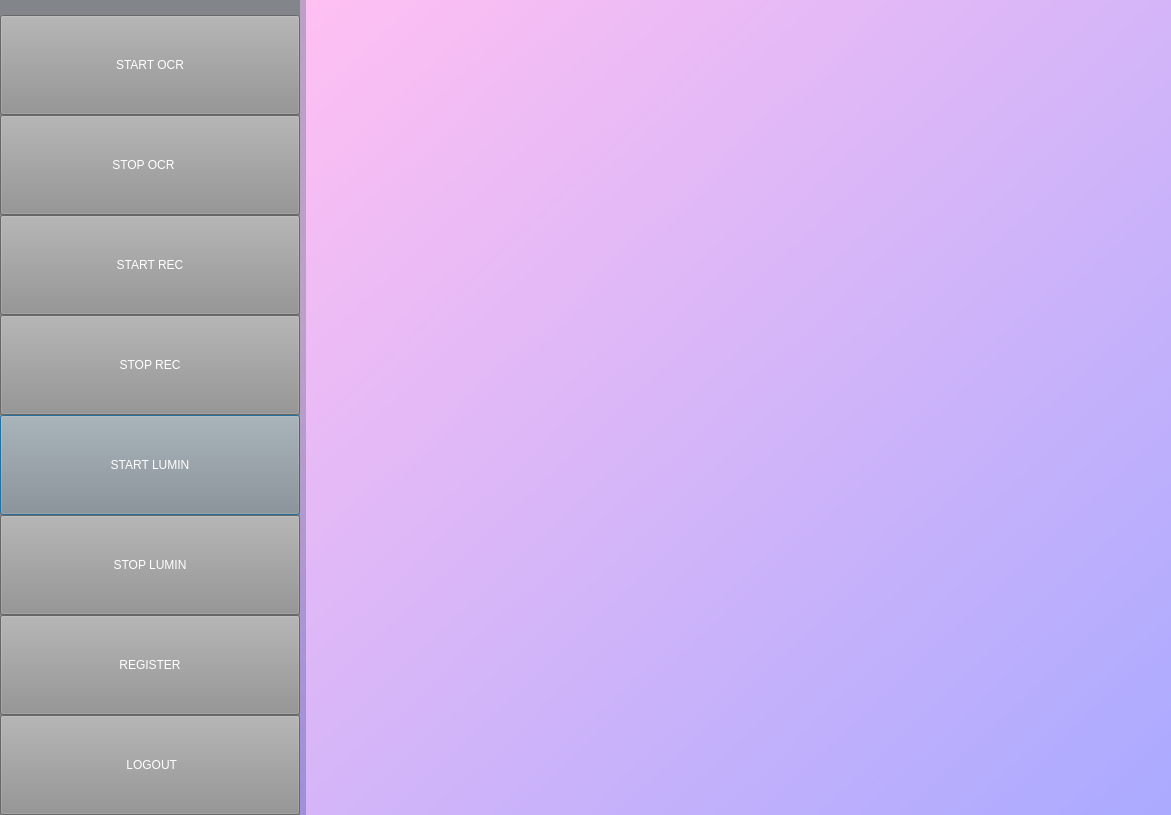
<?xml version="1.0" encoding="UTF-8"?>
<ui version="4.0">
 <class>dashboardDialog</class>
 <widget class="QDialog" name="dashboardDialog">
  <property name="geometry">
   <rect>
    <x>0</x>
    <y>0</y>
    <width>1171</width>
    <height>815</height>
   </rect>
  </property>
  <property name="sizePolicy">
   <sizepolicy hsizetype="Expanding" vsizetype="Expanding">
    <horstretch>0</horstretch>
    <verstretch>0</verstretch>
   </sizepolicy>
  </property>
  <property name="minimumSize">
   <size>
    <width>300</width>
    <height>750</height>
   </size>
  </property>
  <property name="windowTitle">
   <string>Dialog</string>
  </property>
  <property name="styleSheet">
   <string notr="true"/>
  </property>
  <layout class="QVBoxLayout" name="verticalLayout">
   <property name="leftMargin">
    <number>0</number>
   </property>
   <property name="topMargin">
    <number>0</number>
   </property>
   <property name="rightMargin">
    <number>0</number>
   </property>
   <property name="bottomMargin">
    <number>0</number>
   </property>
   <item>
    <widget class="QWidget" name="dashwidget" native="true">
     <property name="enabled">
      <bool>true</bool>
     </property>
     <property name="sizePolicy">
      <sizepolicy hsizetype="Expanding" vsizetype="Expanding">
       <horstretch>0</horstretch>
       <verstretch>0</verstretch>
      </sizepolicy>
     </property>
     <property name="styleSheet">
      <string notr="true">QWidget#dashwidget{
	background-color: qlineargradient(spread:pad, x1:0, y1:0, x2:1, y2:1, stop:0.323383 rgba(190, 159, 200, 255), stop:1 rgba(124, 122, 246, 255))
}</string>
     </property>
     <layout class="QHBoxLayout" name="horizontalLayout">
      <property name="leftMargin">
       <number>0</number>
      </property>
      <property name="topMargin">
       <number>0</number>
      </property>
      <property name="rightMargin">
       <number>0</number>
      </property>
      <property name="bottomMargin">
       <number>0</number>
      </property>
      <item>
       <widget class="QWidget" name="widget" native="true">
        <property name="minimumSize">
         <size>
          <width>300</width>
          <height>750</height>
         </size>
        </property>
        <property name="styleSheet">
         <string notr="true">background-color: rgb(130, 134, 139);</string>
        </property>
        <layout class="QVBoxLayout" name="verticalLayout_2">
         <property name="spacing">
          <number>0</number>
         </property>
         <property name="leftMargin">
          <number>0</number>
         </property>
         <property name="topMargin">
          <number>0</number>
         </property>
         <property name="rightMargin">
          <number>0</number>
         </property>
         <property name="bottomMargin">
          <number>0</number>
         </property>
         <item>
          <layout class="QVBoxLayout" name="verticalLayout_6">
           <item>
            <spacer name="verticalSpacer">
             <property name="orientation">
              <enum>Qt::Vertical</enum>
             </property>
             <property name="sizeHint" stdset="0">
              <size>
               <width>20</width>
               <height>40</height>
              </size>
             </property>
            </spacer>
           </item>
          </layout>
         </item>
         <item>
          <widget class="QPushButton" name="ocr_1">
           <property name="minimumSize">
            <size>
             <width>300</width>
             <height>100</height>
            </size>
           </property>
           <property name="styleSheet">
            <string notr="true">font: 18pt &quot;Calibri&quot;;
color:rgb(255, 255, 255);
background-color:rgb(144, 144, 144);</string>
           </property>
           <property name="text">
            <string>START OCR</string>
           </property>
          </widget>
         </item>
         <item>
          <widget class="QPushButton" name="ocr_2">
           <property name="minimumSize">
            <size>
             <width>300</width>
             <height>100</height>
            </size>
           </property>
           <property name="styleSheet">
            <string notr="true">font: 18pt &quot;Calibri&quot;;
color:rgb(255, 255, 255);
background-color:rgb(144, 144, 144);</string>
           </property>
           <property name="text">
            <string>STOP OCR    </string>
           </property>
          </widget>
         </item>
         <item>
          <widget class="QPushButton" name="rec1">
           <property name="minimumSize">
            <size>
             <width>300</width>
             <height>100</height>
            </size>
           </property>
           <property name="styleSheet">
            <string notr="true">font: 18pt &quot;Calibri&quot;;
color:rgb(255, 255, 255);
background-color:rgb(144, 144, 144);</string>
           </property>
           <property name="text">
            <string>START REC</string>
           </property>
          </widget>
         </item>
         <item>
          <widget class="QPushButton" name="rec2">
           <property name="minimumSize">
            <size>
             <width>300</width>
             <height>100</height>
            </size>
           </property>
           <property name="styleSheet">
            <string notr="true">font: 18pt &quot;Calibri&quot;;
color:rgb(255, 255, 255);
background-color:rgb(144, 144, 144);</string>
           </property>
           <property name="text">
            <string>STOP REC</string>
           </property>
          </widget>
         </item>
         <item>
          <widget class="QPushButton" name="new1">
           <property name="minimumSize">
            <size>
             <width>125</width>
             <height>100</height>
            </size>
           </property>
           <property name="cursor">
            <cursorShape>ArrowCursor</cursorShape>
           </property>
           <property name="acceptDrops">
            <bool>true</bool>
           </property>
           <property name="styleSheet">
            <string notr="true">font: 18pt &quot;Calibri&quot;;
color:rgb(255, 255, 255);
background-color:rgb(144, 144, 144);</string>
           </property>
           <property name="text">
            <string>START LUMIN</string>
           </property>
           <property name="autoRepeat">
            <bool>false</bool>
           </property>
           <property name="default">
            <bool>true</bool>
           </property>
          </widget>
         </item>
         <item>
          <widget class="QPushButton" name="new2">
           <property name="minimumSize">
            <size>
             <width>300</width>
             <height>100</height>
            </size>
           </property>
           <property name="styleSheet">
            <string notr="true">font: 18pt &quot;Calibri&quot;;
color:rgb(255, 255, 255);
background-color:rgb(144, 144, 144);</string>
           </property>
           <property name="text">
            <string>STOP LUMIN</string>
           </property>
          </widget>
         </item>
         <item>
          <widget class="QPushButton" name="register2">
           <property name="minimumSize">
            <size>
             <width>300</width>
             <height>100</height>
            </size>
           </property>
           <property name="styleSheet">
            <string notr="true">font: 18pt &quot;Calibri&quot;;
color:rgb(255, 255, 255);
background-color:rgb(144, 144, 144);</string>
           </property>
           <property name="text">
            <string>REGISTER</string>
           </property>
          </widget>
         </item>
         <item>
          <widget class="QPushButton" name="logout">
           <property name="minimumSize">
            <size>
             <width>300</width>
             <height>100</height>
            </size>
           </property>
           <property name="styleSheet">
            <string notr="true">font: 18pt &quot;Calibri&quot;;
color:rgb(255, 255, 255);
background-color:rgb(144, 144, 144);</string>
           </property>
           <property name="text">
            <string> LOGOUT</string>
           </property>
           <property name="icon">
            <iconset>
             <normaloff>logout icon.png</normaloff>logout icon.png</iconset>
           </property>
           <property name="iconSize">
            <size>
             <width>30</width>
             <height>30</height>
            </size>
           </property>
          </widget>
         </item>
        </layout>
       </widget>
      </item>
      <item>
       <widget class="QWidget" name="hello" native="true">
        <property name="styleSheet">
         <string notr="true">QWidget#hello{
background-color:qlineargradient(spread:pad, x1:0, y1:0, x2:1, y2:1, stop:0 rgba(255, 192, 242, 255), stop:1 rgba(170, 170, 255, 255));}</string>
        </property>
        <layout class="QVBoxLayout" name="verticalLayout_3">
         <item>
          <layout class="QVBoxLayout" name="verticalLayout_5">
           <item>
            <widget class="QLabel" name="name">
             <property name="styleSheet">
              <string notr="true">color:rgb(0, 0, 0);
font: 16pt &quot;Myanmar Text&quot;;</string>
             </property>
             <property name="text">
              <string/>
             </property>
            </widget>
           </item>
           <item>
            <spacer name="horizontalSpacer">
             <property name="orientation">
              <enum>Qt::Horizontal</enum>
             </property>
             <property name="sizeHint" stdset="0">
              <size>
               <width>40</width>
               <height>20</height>
              </size>
             </property>
            </spacer>
           </item>
           <item>
            <widget class="QLabel" name="label">
             <property name="text">
              <string/>
             </property>
            </widget>
           </item>
          </layout>
         </item>
        </layout>
       </widget>
      </item>
     </layout>
    </widget>
   </item>
  </layout>
 </widget>
 <resources/>
 <connections/>
</ui>
